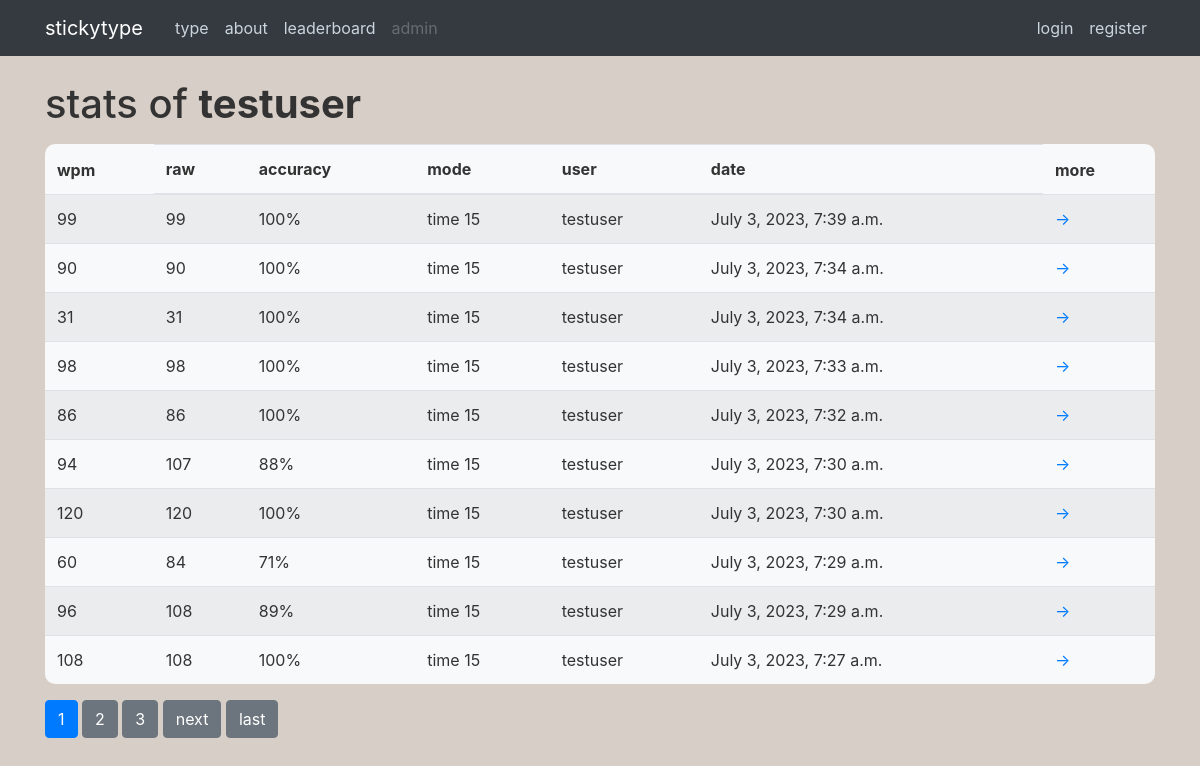
/stats/testuser, run on an earlier commit of the app's database.
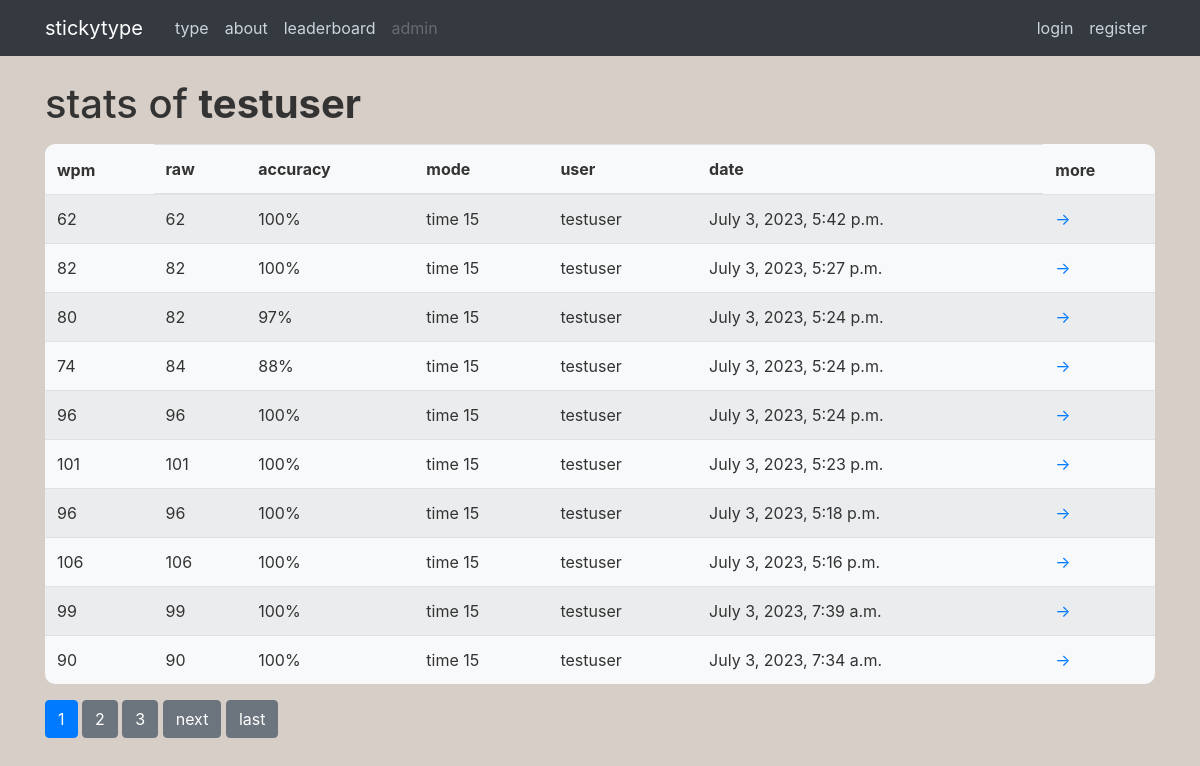
And on a later commit of the database.
### type/models.py (models this page shows, shortened)
class Stat(models.Model):
    author = models.ForeignKey(User, on_delete=models.CASCADE)
    wpm_total = models.PositiveSmallIntegerField(default=0)
    wpm_raw = models.PositiveSmallIntegerField(default=0)
    time = models.DateTimeField(auto_now_add=True)
    accuracy = models.PositiveSmallIntegerField(default=0)
    mode = models.CharField(max_length=20, default='')

### type/views.py (the view)
# urls.py: path("stats/<str:username>", StatListView.as_view(), name='type-stats'),
class StatListView(ListView):
    model = Stat
    template_name = 'type/stats.html'
    context_object_name = 'stats'
    ordering = ['-time']
    paginate_by = 10
    def get_queryset(self):
        user = get_object_or_404(User, username=self.kwargs.get('username'))
        return Stat.objects.filter(author=user).order_by('-time')

### type/templates/type/stats.html (shortened to what this page needs)
{% extends "type/base.html" %}
{% block content%}
    <h1 class="mb-3">stats of <b>{{ view.kwargs.username }}</b></h1>
    <table class="table table-hover table-striped bg-light round">
        <thead>
            <tr>
                <th scope="col" style="border: none;">wpm</th>
                <th scope="col">raw</th>
                <th scope="col">accuracy</th>
                <th scope="col">mode</th>
                <th scope="col">user</th>
                <th scope="col">date</th>
                <th scope="col" style="border: none;">more</th>
            </tr>
        </thead>
        <tbody>
            {% for stat in stats %}
                <tr>
                    <td>{{ stat.wpm_total }}</td>
                    <td>{{ stat.wpm_raw }}</td>
                    <td>{{ stat.accuracy }}%</td>
                    <td>{{ stat.mode }}</td>
                    <td>{{ stat.author.username }}</td>
                    <td>{{ stat.time }}</td>
                    <td><a href="{% url 'stat-detail' stat.id %}" class="stretched-link">→</a></td>
                </tr>
            {% endfor %}
        </tbody>
    </table>
    {% if is_paginated %}
        {% for num in page_obj.paginator.page_range %}
            {% if page_obj.number == num %}
                <a class="btn btn-primary mb-4" href="?page={{ num }}">{{ num }}</a>
            {% elif num > page_obj.number|add:'-3'  and num < page_obj.number|add:'3' %}
                <a class="btn btn-secondary mb-4" href="?page={{ num }}">{{ num }}</a>
            {% endif %}
        {% endfor %}
        {% if page_obj.has_next %}
            <a class="btn btn-secondary mb-4" href="?page={{ page_obj.next_page_number}}">next</a>
            <a class="btn btn-secondary mb-4" href="?page={{ page_obj.paginator.num_pages }}">last</a>
        {% endif %}
    {% endif %}
{% endblock content%}

What changed in the data, as far as the page shows it:
no longer on this page (row unchanged): Stat: wpm_total "31", wpm_raw "31", accuracy "100", mode "time 15", author.username "testuser", time "July 3, 2023, 7:34 a.m."
no longer on this page (row unchanged): Stat: wpm_total "98", wpm_raw "98", accuracy "100", mode "time 15", author.username "testuser", time "July 3, 2023, 7:33 a.m."
no longer on this page (row unchanged): Stat: wpm_total "86", wpm_raw "86", accuracy "100", mode "time 15", author.username "testuser", time "July 3, 2023, 7:32 a.m."
no longer on this page (row unchanged): Stat: wpm_total "94", wpm_raw "107", accuracy "88", mode "time 15", author.username "testuser", time "July 3, 2023, 7:30 a.m."
no longer on this page (row unchanged): Stat: wpm_total "120", wpm_raw "120", accuracy "100", mode "time 15", author.username "testuser", time "July 3, 2023, 7:30 a.m."
no longer on this page (row unchanged): Stat: wpm_total "60", wpm_raw "84", accuracy "71", mode "time 15", author.username "testuser", time "July 3, 2023, 7:29 a.m."
no longer on this page (row unchanged): Stat: wpm_total "96", wpm_raw "108", accuracy "89", mode "time 15", author.username "testuser", time "July 3, 2023, 7:29 a.m."
no longer on this page (row unchanged): Stat: wpm_total "108", wpm_raw "108", accuracy "100", mode "time 15", author.username "testuser", time "July 3, 2023, 7:27 a.m."
added Stat: wpm_total "62", wpm_raw "62", accuracy "100", mode "time 15", author.username "testuser", time "July 3, 2023, 5:42 p.m."
added Stat: wpm_total "82", wpm_raw "82", accuracy "100", mode "time 15", author.username "testuser", time "July 3, 2023, 5:27 p.m."
added Stat: wpm_total "80", wpm_raw "82", accuracy "97", mode "time 15", author.username "testuser", time "July 3, 2023, 5:24 p.m."
added Stat: wpm_total "74", wpm_raw "84", accuracy "88", mode "time 15", author.username "testuser", time "July 3, 2023, 5:24 p.m."
added Stat: wpm_total "96", wpm_raw "96", accuracy "100", mode "time 15", author.username "testuser", time "July 3, 2023, 5:24 p.m."
added Stat: wpm_total "101", wpm_raw "101", accuracy "100", mode "time 15", author.username "testuser", time "July 3, 2023, 5:23 p.m."
added Stat: wpm_total "96", wpm_raw "96", accuracy "100", mode "time 15", author.username "testuser", time "July 3, 2023, 5:18 p.m."
added Stat: wpm_total "106", wpm_raw "106", accuracy "100", mode "time 15", author.username "testuser", time "July 3, 2023, 5:16 p.m."
